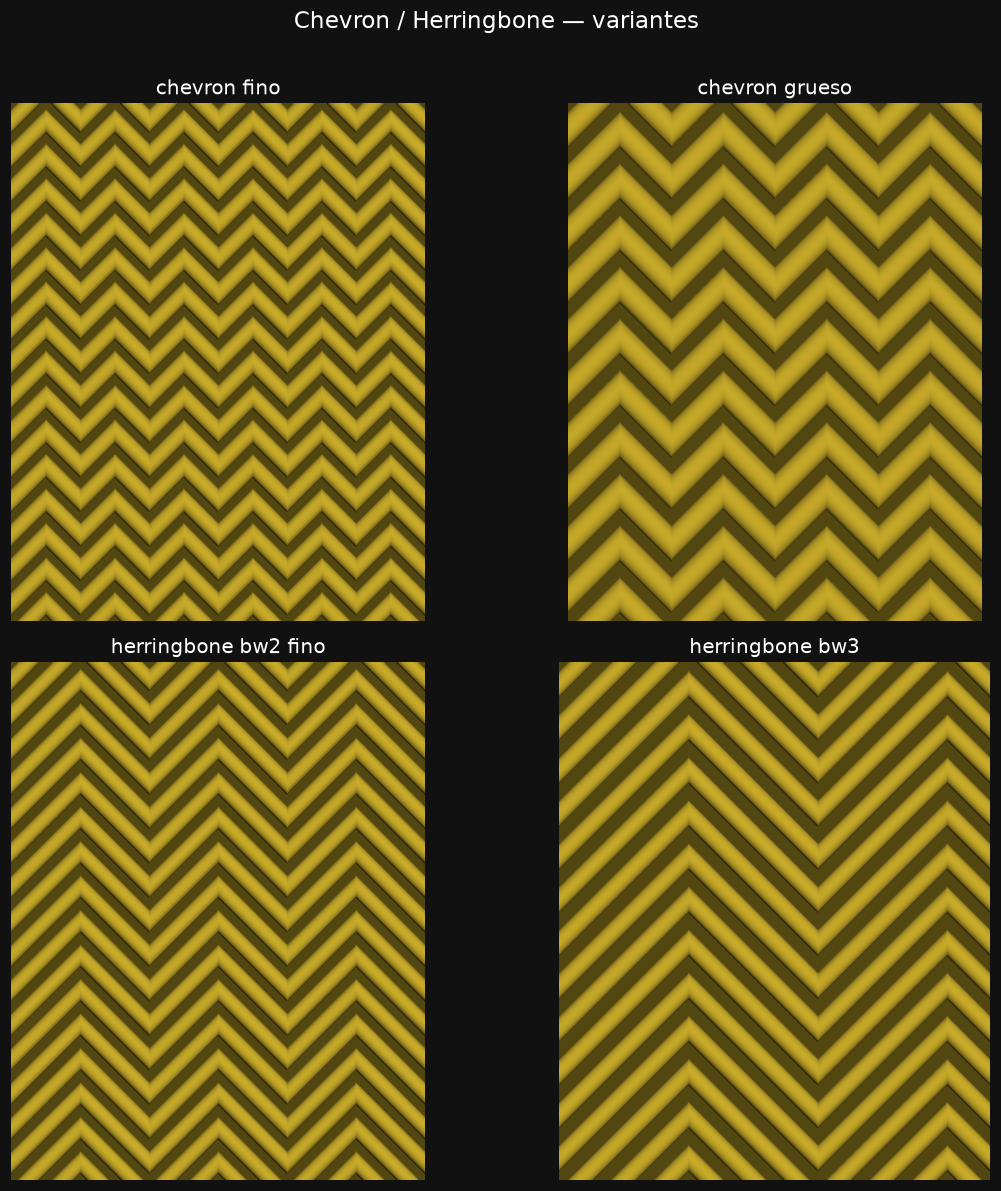

Reproduce this figure in Python.
#!/usr/bin/env python3
"""Prototipo 2D de textura CHEVRON / HERRINGBONE (espiga) para igualar la abeja.
Renderiza 4 variantes (fino/grueso, chevron/herringbone) para elegir."""
import numpy as np
import matplotlib
matplotlib.use("Agg")
import matplotlib.pyplot as plt


def herr(col, row, bw, w):
    """col,row en unidades de punto. bw = ancho de banda (1 = chevron continuo;
    >1 = herringbone con varias diagonales por banda). w = grosor del hilo."""
    ci = np.floor(col / bw)
    s = 1 - 2 * (ci.astype(int) % 2)          # pendiente alterna +/-1
    cl = col - ci * bw
    u = row - s * cl                           # coordenada diagonal
    f = (u % 1.0)
    d = np.abs(f - 0.5)                         # dist al centro del hilo
    yarn = np.clip(1.0 - (d / w) ** 2, 0.0, 1.0) ** 0.5
    return yarn


def hillshade(H):
    gy, gx = np.gradient(H * 3.2)
    nz = 1.0 / np.sqrt(gx**2 + gy**2 + 1)
    nx, ny = -gx * nz, -gy * nz
    L = np.array([0.32, 0.5, 0.8]); L /= np.linalg.norm(L)
    diff = np.clip(nx * L[0] + ny * L[1] + nz * L[2], 0, 1)
    ao = 0.42 + 0.58 * H
    return np.clip((diff * ao)[..., None] * np.array([0.96, 0.82, 0.2]), 0, 1)


VARIANTS = [("chevron fino", 1.0, 0.34, 12),
            ("chevron grueso", 1.0, 0.34, 8),
            ("herringbone bw2 fino", 2.0, 0.32, 12),
            ("herringbone bw3", 3.0, 0.30, 10)]
fig = plt.figure(figsize=(11, 11), facecolor="#111")
for i, (title, bw, w, NC) in enumerate(VARIANTS):
    NR = int(NC * 1.25)
    px = 700
    xs = np.linspace(0, NC, px); ys = np.linspace(0, NR, int(px * NR / NC))
    C, Rr = np.meshgrid(xs, ys)
    H = herr(C, Rr, bw, w)
    ax = fig.add_subplot(2, 2, i + 1)
    ax.imshow(hillshade(H), origin="lower"); ax.axis("off")
    ax.set_title(title, color="w", fontsize=13)
fig.suptitle("Chevron / Herringbone — variantes", color="w", fontsize=15)
plt.tight_layout(rect=[0, 0, 1, 0.97])
plt.savefig("herr_proto.png", dpi=110, facecolor="#111", bbox_inches="tight")
print("ok")
